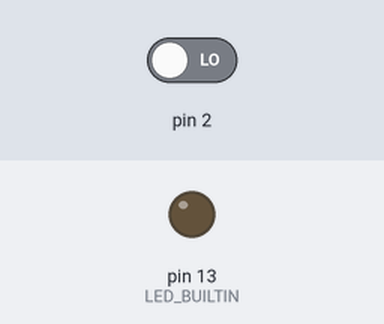
Bench run of a sketch on a simulated Arduino Uno, built with avr-gcc and run on an emulated ATmega328P. On the bench: output pins drawn as LEDs (lit = HIGH). The inputs (shaded band) are chosen by the test bench; at power-on: pin 2 LOW.

Above: at 1.2 s.
1.3 s: pin 2 driven HIGH
At 2.4 s:
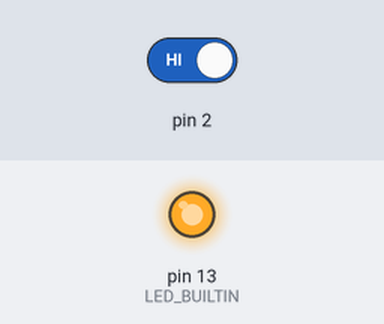
2.8 s: pin 2 driven LOW
At 3.5 s:
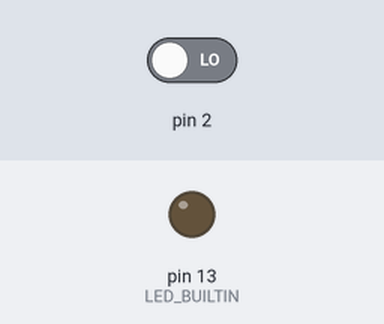
Timing chart, 0 to 5.8 s (numbered marks = the images above; inputs shaded):
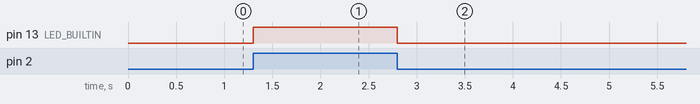

The sketch:

btntest.ino
```cpp
void setup() {
	pinMode(LED_BUILTIN, OUTPUT);
	pinMode(2, INPUT);

	digitalWrite(LED_BUILTIN, LOW);
}

void loop() {
	int btn = digitalRead(2);

	digitalWrite(LED_BUILTIN, btn);
}
```

Measured:
- after the input at 1.3 s, pin 13 (LED_BUILTIN): LOW → HIGH at once
- after the input at 2.8 s, pin 13 (LED_BUILTIN): HIGH → LOW at once
